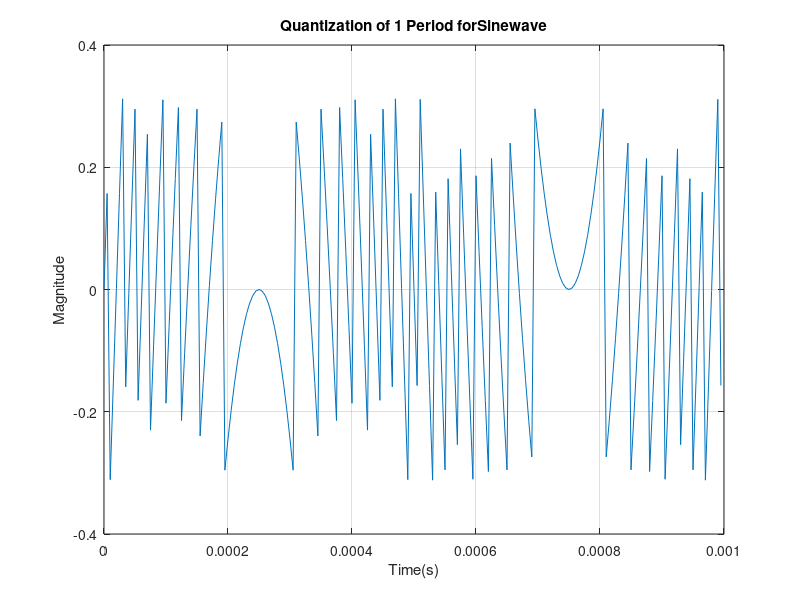

Source code (MATLAB):
T = (1/1000);
Fs = 200000;
dt = 1/Fs;
t = 0:dt:T-dt;

x = 8*sin(2*pi*1000*t);
y = round(x);
y = rescale(y,-5,5);
x = 5*sin(2*pi*1000*t);
z = x - y;
plot(t,z);
rms(z)

title('Quantization of 1 Period forSinewave');
xlabel('Time(s)');
ylabel('Magnitude');
grid on